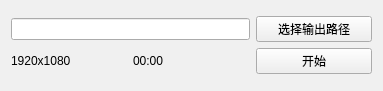
<?xml version="1.0" encoding="UTF-8"?>
<ui version="4.0">
 <class>XCaptureClass</class>
 <widget class="QWidget" name="XCaptureClass">
  <property name="geometry">
   <rect>
    <x>0</x>
    <y>0</y>
    <width>383</width>
    <height>91</height>
   </rect>
  </property>
  <property name="windowTitle">
   <string>XCapture</string>
  </property>
  <property name="windowIcon">
   <iconset resource="xcapture.qrc">
    <normaloff>:/XCapture/screen.ico</normaloff>
    <normalon>:/XCapture/screen.ico</normalon>
    <disabledoff>:/XCapture/screen.ico</disabledoff>
    <disabledon>:/XCapture/screen.ico</disabledon>
    <activeoff>:/XCapture/screen.ico</activeoff>
    <activeon>:/XCapture/screen.ico</activeon>
    <selectedoff>:/XCapture/screen.ico</selectedoff>
    <selectedon>:/XCapture/screen.ico</selectedon>:/XCapture/screen.ico</iconset>
  </property>
  <property name="styleSheet">
   <string notr="true">#XCaptureClass {
    background: rgb(240, 240, 240);
}

</string>
  </property>
  <layout class="QVBoxLayout" name="verticalLayout">
   <item>
    <layout class="QGridLayout" name="gridLayout_2">
     <item row="0" column="0" colspan="2">
      <widget class="QLineEdit" name="path_edit"/>
     </item>
     <item row="0" column="2">
      <widget class="QPushButton" name="path_select">
       <property name="text">
        <string>选择输出路径</string>
       </property>
      </widget>
     </item>
     <item row="1" column="2">
      <widget class="QPushButton" name="control_btn">
       <property name="text">
        <string>开始</string>
       </property>
      </widget>
     </item>
     <item row="1" column="1">
      <widget class="QLabel" name="timer_show">
       <property name="toolTip">
        <string>计时器</string>
       </property>
       <property name="text">
        <string>00:00</string>
       </property>
      </widget>
     </item>
     <item row="1" column="0">
      <widget class="QLabel" name="resolution_show">
       <property name="toolTip">
        <string>分辨率</string>
       </property>
       <property name="text">
        <string>1920x1080</string>
       </property>
      </widget>
     </item>
    </layout>
   </item>
  </layout>
 </widget>
 <layoutdefault spacing="6" margin="11"/>
 <resources>
  <include location="xcapture.qrc"/>
 </resources>
 <connections>
  <connection>
   <sender>control_btn</sender>
   <signal>clicked()</signal>
   <receiver>XCaptureClass</receiver>
   <slot>control_btn_onclicked()</slot>
   <hints>
    <hint type="sourcelabel">
     <x>319</x>
     <y>64</y>
    </hint>
    <hint type="destinationlabel">
     <x>855</x>
     <y>-230</y>
    </hint>
   </hints>
  </connection>
  <connection>
   <sender>path_select</sender>
   <signal>clicked()</signal>
   <receiver>XCaptureClass</receiver>
   <slot>path_select_onclicked()</slot>
   <hints>
    <hint type="sourcelabel">
     <x>289</x>
     <y>28</y>
    </hint>
    <hint type="destinationlabel">
     <x>882</x>
     <y>-240</y>
    </hint>
   </hints>
  </connection>
 </connections>
 <slots>
  <slot>path_select_onclicked()</slot>
  <slot>control_btn_onclicked()</slot>
 </slots>
</ui>
